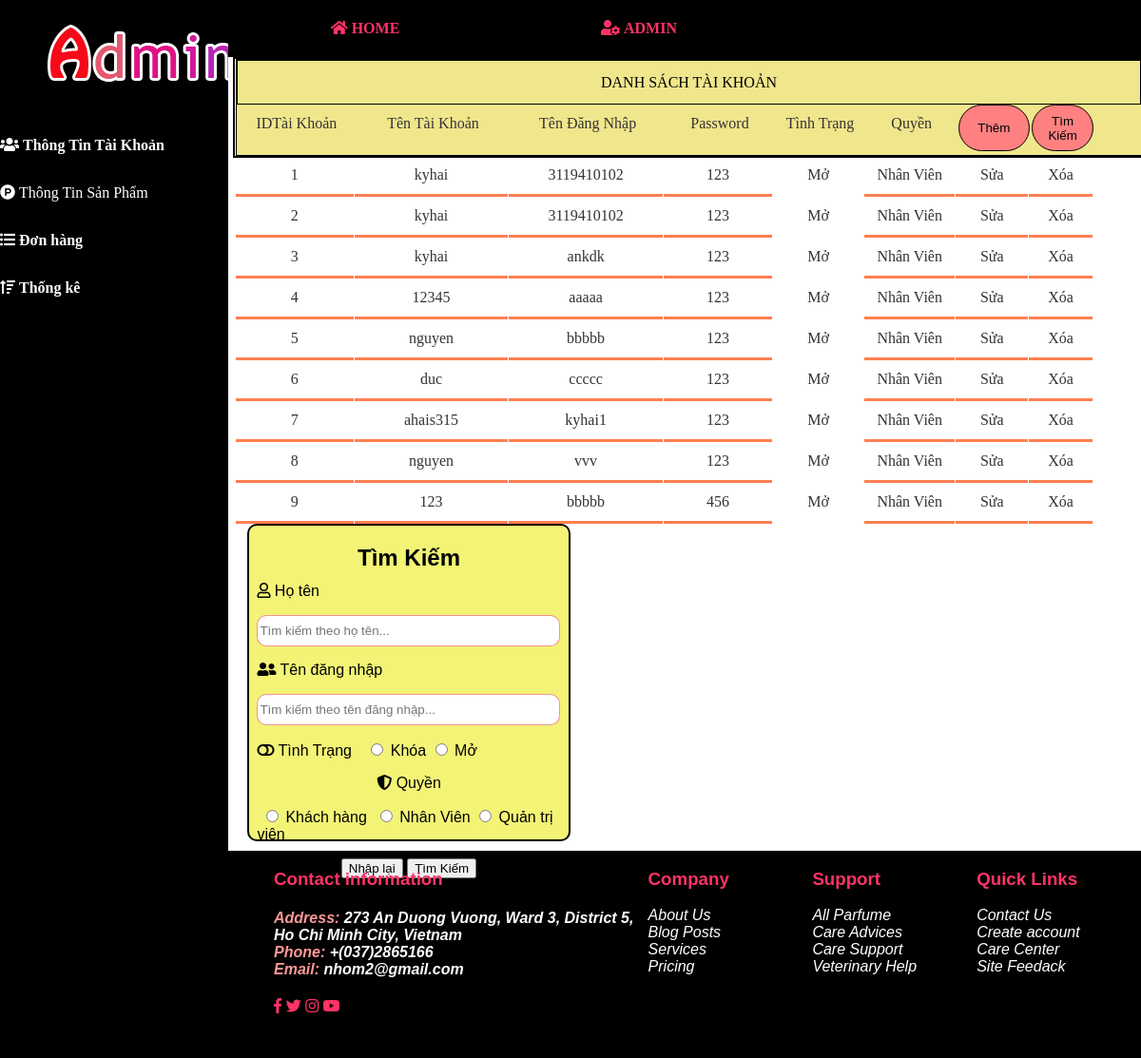
/Admin/index.php?act=ttkh&nut=tim, run on the app's committed database.
### tables this page shows
CREATE TABLE `khachhang` (
  `matk` int(10) NOT NULL,
  `Username` varchar(50) NOT NULL,
  `tenkh` varchar(50) NOT NULL,
  `pass` varchar(20) NOT NULL,
  `TinhTrang` varchar(2) NOT NULL,
  `Quyen` varchar(2) NOT NULL
);

### Admin/infomation/thongtinkhachhang.php (the view, shortened to what this page needs)
<link rel="stylesheet" href="indexcss.css">
<?php
$conn=mysqli_connect("localhost","root","","trasua");
$sql="select * from khachhang";
$result=mysqli_query($conn,$sql);
echo "<div style='border: #000 2px solid;margin-left:5px'>
<div class='table1'><div style='height: 45px;text-align:center;line-height:45px;border: #000 1px solid;'>DANH SÁCH TÀI KHOẢN</div>
<div class='table_dep1'style='height:50px;width:13%'>IDTài Khoản</div>
<div class='table_dep2'style='height:50px;width:17%'>Tên Tài Khoản</div>
<div class='table_dep2'style='height:50px;width:17%'>Tên Đăng Nhập</div>
<div class='table_dep2'style='height:50px;width:12%'>Password</div>
<div class='table_dep3'style='height:50px;width:10%'>Tình Trạng</div>
<div class='table_dep3'style='height:50px;width:10%'>Quyền</div>
<div class='table_dep3'style='height:50px;width:8%'><a href='index.php?act=ttkh&nut=them'><button> Thêm</button></a></div>
<div class='table_dep3'style='height:50px;width:7%'><a href='index.php?act=ttkh&nut=tim'><button> Tìm Kiếm</button></a></div>
</div>";
while ($row = mysqli_fetch_array($result)) {
    echo "<div class='table_dep1'style='height:40px;width:13%;border-bottom-style: solid;border-bottom-color: coral;'>".$row[0]."</div>";
   echo "<div class='table_dep1'style='height:40px;width:17%;border-bottom-style: solid;border-bottom-color: coral;'>".$row[2]."</div>";
   echo "<div class='table_dep2'style='height:40px;width:17%;border-bottom-style: solid;border-bottom-color: coral;'>".$row[1]."</div>";
   echo "<div class='table_dep2'style='height:40px;width:12%;border-bottom-style: solid;border-bottom-color: coral;'>".$row[3]."</div>";
   if($row[4]==1)
       echo "<div class='table_dep3'style='height:40px;width:10%';border-bottom-style: solid;border-bottom-color: coral;><a href='index.php?act=ttkh&mo=".$row[0]."'> Mở </a></div>";
    else
        echo "<div class='table_dep3'style='height:40px;width:10%';border-bottom-style: solid;border-bottom-color: coral;><a href='index.php?act=ttkh&mo=".$row[0]."'> Khóa </a></div>";
    if($row[5]==1)
        echo "<div class='table_dep3'style='height:40px;width:10%;border-bottom-style: solid;border-bottom-color: coral;'>QTViên</div>";
    else if($row[5]==2)
        echo "<div class='table_dep3'style='height:40px;width:10%;border-bottom-style: solid;border-bottom-color: coral;'>Khách Hàng</div>";
        else
        echo "<div class='table_dep3'style='height:40px;width:10%;border-bottom-style: solid;border-bottom-color: coral;'>Nhân Viên</div>";
   echo "<div class='table_dep3'style='height:40px;width:8%;border-bottom-style: solid;border-bottom-color: coral;'><a href='index.php?act=ttkh&sua=".$row[0]."'> Sửa</a></div>";
   echo "<div class='table_dep3'style='height:40px;width:7%;border-bottom-style: solid;border-bottom-color: coral;'><a href='index.php?act=ttkh&xoa=".$row[0]."'onclick='return confirmDelete(this);'> Xóa</a></div>";
}
echo "</div>";
?>
<div style="height:auto;width:100%;">
    <?php
        if(isset($_GET['nut']))
        {
            if($_GET['nut']=="them")
                include('infomation/newuser.php');
            else {
                include('infomation/timuser.php');
            }
        }
    ?>
</div>

### Admin/indexcss.css (style rules this page uses)
.table1 { width: 100%; height: 100px; margin-left: 1px; background-color: khaki; color: #000; border: #000 1px solid; }
.table_dep2 { float: left; color:rgb(53, 51, 51); line-height:40px; margin-left: 1px; text-align: center; }
.table_dep1 { float: left; color:rgb(53, 51, 51); line-height:40px; margin-left: 1px; text-align: center; }
.table_dep3 { float: left; color:rgb(53, 51, 51); text-align: center; line-height:40px; margin-left: 1px; }
.table_dep3 button { width:98%; background:#FF8080; height: 98%; border:solid 1px #000; color:#000; border-radius: 40px; }
a { text-decoration: none; color:rgb(53, 51, 51); }

### data on the page
khachhang: matk "1", tenkh "kyhai", Username "3119410102", pass "123", Quyen "Nhân Viên"
khachhang: matk "2", tenkh "kyhai", Username "3119410102", pass "123", Quyen "Nhân Viên"
khachhang: matk "3", tenkh "kyhai", Username "ankdk", pass "123", Quyen "Nhân Viên"
khachhang: matk "4", tenkh "12345", Username "aaaaa", pass "123", Quyen "Nhân Viên"
khachhang: matk "5", tenkh "nguyen", Username "bbbbb", pass "123", Quyen "Nhân Viên"
khachhang: matk "6", tenkh "duc", Username "ccccc", pass "123", Quyen "Nhân Viên"
khachhang: matk "7", tenkh "ahais315", Username "kyhai1", pass "123", Quyen "Nhân Viên"
khachhang: matk "8", tenkh "nguyen", Username "vvv", pass "123", Quyen "Nhân Viên"
khachhang: matk "9", tenkh "123", Username "bbbbb", pass "456", Quyen "Nhân Viên"
